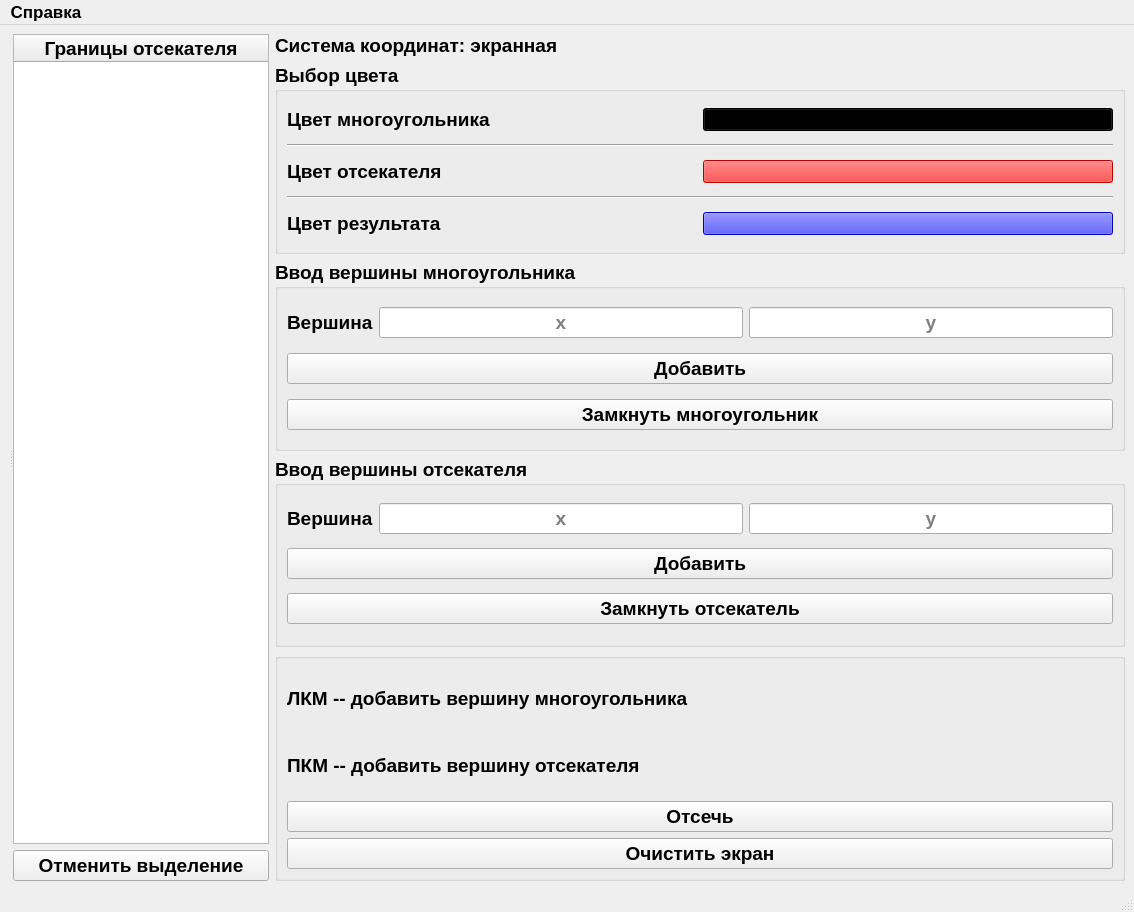
<?xml version="1.0" encoding="UTF-8"?>
<ui version="4.0">
 <class>MainWindow</class>
 <widget class="QMainWindow" name="MainWindow">
  <property name="geometry">
   <rect>
    <x>0</x>
    <y>0</y>
    <width>1134</width>
    <height>912</height>
   </rect>
  </property>
  <property name="windowTitle">
   <string>ЛР9 Компьютерная графика</string>
  </property>
  <widget class="QWidget" name="centralwidget">
   <layout class="QHBoxLayout" name="horizontalLayout" stretch="0">
    <item>
     <widget class="QSplitter" name="splitter">
      <property name="orientation">
       <enum>Qt::Horizontal</enum>
      </property>
      <widget class="QWidget" name="layoutWidget">
       <layout class="QVBoxLayout" name="verticalLayout_4" stretch="1">
        <item>
         <widget class="Canvas" name="canvas" native="true">
          <property name="sizePolicy">
           <sizepolicy hsizetype="Minimum" vsizetype="Preferred">
            <horstretch>0</horstretch>
            <verstretch>0</verstretch>
           </sizepolicy>
          </property>
         </widget>
        </item>
       </layout>
      </widget>
      <widget class="QWidget" name="layoutWidget">
       <layout class="QGridLayout" name="gridLayout_4">
        <property name="leftMargin">
         <number>0</number>
        </property>
        <item row="0" column="1">
         <widget class="QLabel" name="label_5">
          <property name="sizePolicy">
           <sizepolicy hsizetype="Preferred" vsizetype="Maximum">
            <horstretch>0</horstretch>
            <verstretch>0</verstretch>
           </sizepolicy>
          </property>
          <property name="font">
           <font>
            <pointsize>14</pointsize>
            <weight>75</weight>
            <bold>true</bold>
           </font>
          </property>
          <property name="text">
           <string>Система координат: экранная</string>
          </property>
         </widget>
        </item>
        <item row="3" column="1">
         <widget class="QGroupBox" name="groupBox_3">
          <property name="sizePolicy">
           <sizepolicy hsizetype="Preferred" vsizetype="Preferred">
            <horstretch>0</horstretch>
            <verstretch>0</verstretch>
           </sizepolicy>
          </property>
          <property name="font">
           <font>
            <pointsize>14</pointsize>
            <weight>75</weight>
            <bold>true</bold>
           </font>
          </property>
          <property name="title">
           <string>Ввод вершины отсекателя</string>
          </property>
          <layout class="QVBoxLayout" name="verticalLayout_5">
           <item>
            <layout class="QHBoxLayout" name="horizontalLayout_3" stretch="0,1,1">
             <item>
              <widget class="QLabel" name="label_7">
               <property name="text">
                <string>Вершина</string>
               </property>
              </widget>
             </item>
             <item>
              <widget class="QLineEdit" name="sepXLE">
               <property name="sizePolicy">
                <sizepolicy hsizetype="Preferred" vsizetype="Fixed">
                 <horstretch>0</horstretch>
                 <verstretch>0</verstretch>
                </sizepolicy>
               </property>
               <property name="alignment">
                <set>Qt::AlignCenter</set>
               </property>
               <property name="placeholderText">
                <string>x</string>
               </property>
              </widget>
             </item>
             <item>
              <widget class="QLineEdit" name="sepYLE">
               <property name="alignment">
                <set>Qt::AlignCenter</set>
               </property>
               <property name="placeholderText">
                <string>y</string>
               </property>
              </widget>
             </item>
            </layout>
           </item>
           <item>
            <widget class="QPushButton" name="sepDrawPB">
             <property name="text">
              <string>Добавить</string>
             </property>
            </widget>
           </item>
           <item>
            <widget class="QPushButton" name="closeSepPB">
             <property name="text">
              <string>Замкнуть отсекатель</string>
             </property>
            </widget>
           </item>
          </layout>
         </widget>
        </item>
        <item row="2" column="1">
         <widget class="QGroupBox" name="groupBox_2">
          <property name="sizePolicy">
           <sizepolicy hsizetype="Preferred" vsizetype="Preferred">
            <horstretch>0</horstretch>
            <verstretch>0</verstretch>
           </sizepolicy>
          </property>
          <property name="font">
           <font>
            <pointsize>14</pointsize>
            <weight>75</weight>
            <bold>true</bold>
           </font>
          </property>
          <property name="title">
           <string>Ввод вершины многоугольника</string>
          </property>
          <layout class="QVBoxLayout" name="verticalLayout_3">
           <item>
            <layout class="QHBoxLayout" name="horizontalLayout_2" stretch="0,1,1">
             <item>
              <widget class="QLabel" name="label_4">
               <property name="text">
                <string>Вершина</string>
               </property>
              </widget>
             </item>
             <item>
              <widget class="QLineEdit" name="ngonXLE">
               <property name="sizePolicy">
                <sizepolicy hsizetype="Preferred" vsizetype="Fixed">
                 <horstretch>0</horstretch>
                 <verstretch>0</verstretch>
                </sizepolicy>
               </property>
               <property name="alignment">
                <set>Qt::AlignCenter</set>
               </property>
               <property name="placeholderText">
                <string>x</string>
               </property>
              </widget>
             </item>
             <item>
              <widget class="QLineEdit" name="ngonYLE">
               <property name="alignment">
                <set>Qt::AlignCenter</set>
               </property>
               <property name="placeholderText">
                <string>y</string>
               </property>
              </widget>
             </item>
            </layout>
           </item>
           <item>
            <widget class="QPushButton" name="ngonDrawPB">
             <property name="text">
              <string>Добавить</string>
             </property>
            </widget>
           </item>
           <item>
            <widget class="QPushButton" name="closeNgonPB">
             <property name="text">
              <string>Замкнуть многоугольник</string>
             </property>
            </widget>
           </item>
          </layout>
         </widget>
        </item>
        <item row="1" column="1">
         <widget class="QGroupBox" name="groupBox">
          <property name="font">
           <font>
            <pointsize>14</pointsize>
            <weight>75</weight>
            <bold>true</bold>
           </font>
          </property>
          <property name="title">
           <string>Выбор цвета</string>
          </property>
          <layout class="QGridLayout" name="gridLayout_3">
           <item row="4" column="1">
            <widget class="QPushButton" name="sepColor">
             <property name="font">
              <font>
               <pointsize>10</pointsize>
               <weight>50</weight>
               <bold>false</bold>
              </font>
             </property>
             <property name="styleSheet">
              <string notr="true">background-color: rgb(255, 0, 0)</string>
             </property>
             <property name="text">
              <string/>
             </property>
            </widget>
           </item>
           <item row="1" column="1">
            <widget class="QPushButton" name="polyColor">
             <property name="font">
              <font>
               <pointsize>10</pointsize>
               <weight>50</weight>
               <bold>false</bold>
              </font>
             </property>
             <property name="styleSheet">
              <string notr="true">background-color: rgb(0, 0, 0)</string>
             </property>
             <property name="text">
              <string/>
             </property>
            </widget>
           </item>
           <item row="7" column="1">
            <widget class="QPushButton" name="resColor">
             <property name="font">
              <font>
               <pointsize>10</pointsize>
               <weight>50</weight>
               <bold>false</bold>
              </font>
             </property>
             <property name="styleSheet">
              <string notr="true">background-color: rgb(0, 0, 255)</string>
             </property>
             <property name="text">
              <string/>
             </property>
            </widget>
           </item>
           <item row="1" column="0">
            <widget class="QLabel" name="label">
             <property name="text">
              <string>Цвет многоугольника</string>
             </property>
            </widget>
           </item>
           <item row="4" column="0">
            <widget class="QLabel" name="label_2">
             <property name="text">
              <string>Цвет отсекателя</string>
             </property>
            </widget>
           </item>
           <item row="7" column="0">
            <widget class="QLabel" name="label_3">
             <property name="text">
              <string>Цвет результата</string>
             </property>
            </widget>
           </item>
           <item row="2" column="0" colspan="2">
            <widget class="Line" name="line">
             <property name="orientation">
              <enum>Qt::Horizontal</enum>
             </property>
            </widget>
           </item>
           <item row="5" column="0" colspan="2">
            <widget class="Line" name="line_2">
             <property name="orientation">
              <enum>Qt::Horizontal</enum>
             </property>
            </widget>
           </item>
          </layout>
         </widget>
        </item>
        <item row="0" column="0" rowspan="5">
         <widget class="Table" name="table">
          <property name="sizePolicy">
           <sizepolicy hsizetype="Minimum" vsizetype="Expanding">
            <horstretch>0</horstretch>
            <verstretch>0</verstretch>
           </sizepolicy>
          </property>
          <property name="minimumSize">
           <size>
            <width>0</width>
            <height>0</height>
           </size>
          </property>
          <property name="font">
           <font>
            <pointsize>14</pointsize>
            <weight>75</weight>
            <bold>true</bold>
           </font>
          </property>
          <property name="columnCount">
           <number>1</number>
          </property>
          <attribute name="horizontalHeaderCascadingSectionResizes">
           <bool>true</bool>
          </attribute>
          <attribute name="horizontalHeaderShowSortIndicator" stdset="0">
           <bool>false</bool>
          </attribute>
          <attribute name="horizontalHeaderStretchLastSection">
           <bool>true</bool>
          </attribute>
          <column>
           <property name="text">
            <string>Границы отсекателя</string>
           </property>
          </column>
         </widget>
        </item>
        <item row="5" column="0">
         <widget class="QPushButton" name="deselectPB">
          <property name="font">
           <font>
            <pointsize>14</pointsize>
            <weight>75</weight>
            <bold>true</bold>
           </font>
          </property>
          <property name="text">
           <string>Отменить выделение</string>
          </property>
         </widget>
        </item>
        <item row="4" column="1" rowspan="2">
         <widget class="QGroupBox" name="groupBox_4">
          <property name="font">
           <font>
            <pointsize>14</pointsize>
            <weight>75</weight>
            <bold>true</bold>
           </font>
          </property>
          <property name="title">
           <string/>
          </property>
          <layout class="QVBoxLayout" name="verticalLayout_2">
           <item>
            <widget class="QLabel" name="label_9">
             <property name="text">
              <string>ЛКМ -- добавить вершину многоугольника</string>
             </property>
            </widget>
           </item>
           <item>
            <widget class="QLabel" name="label_10">
             <property name="text">
              <string>ПКМ -- добавить вершину отсекателя</string>
             </property>
            </widget>
           </item>
           <item>
            <widget class="QPushButton" name="doPB">
             <property name="text">
              <string>Отсечь</string>
             </property>
            </widget>
           </item>
           <item>
            <widget class="QPushButton" name="canvClearPB">
             <property name="text">
              <string>Очистить экран</string>
             </property>
            </widget>
           </item>
          </layout>
         </widget>
        </item>
       </layout>
      </widget>
     </widget>
    </item>
   </layout>
  </widget>
  <widget class="QMenuBar" name="menubar">
   <property name="geometry">
    <rect>
     <x>0</x>
     <y>0</y>
     <width>1134</width>
     <height>36</height>
    </rect>
   </property>
   <property name="font">
    <font>
     <pointsize>13</pointsize>
     <weight>75</weight>
     <bold>true</bold>
    </font>
   </property>
   <widget class="QMenu" name="menu">
    <property name="font">
     <font>
      <pointsize>13</pointsize>
      <weight>75</weight>
      <bold>true</bold>
     </font>
    </property>
    <property name="title">
     <string>Справка</string>
    </property>
    <addaction name="author"/>
    <addaction name="prog"/>
   </widget>
   <addaction name="menu"/>
  </widget>
  <widget class="QStatusBar" name="statusbar"/>
  <action name="author">
   <property name="text">
    <string>Об авторе</string>
   </property>
  </action>
  <action name="prog">
   <property name="text">
    <string>О программе</string>
   </property>
  </action>
 </widget>
 <customwidgets>
  <customwidget>
   <class>Canvas</class>
   <extends>QWidget</extends>
   <header>canvas</header>
   <container>1</container>
  </customwidget>
  <customwidget>
   <class>Table</class>
   <extends>QTableWidget</extends>
   <header>table</header>
  </customwidget>
 </customwidgets>
 <resources/>
 <connections/>
</ui>
